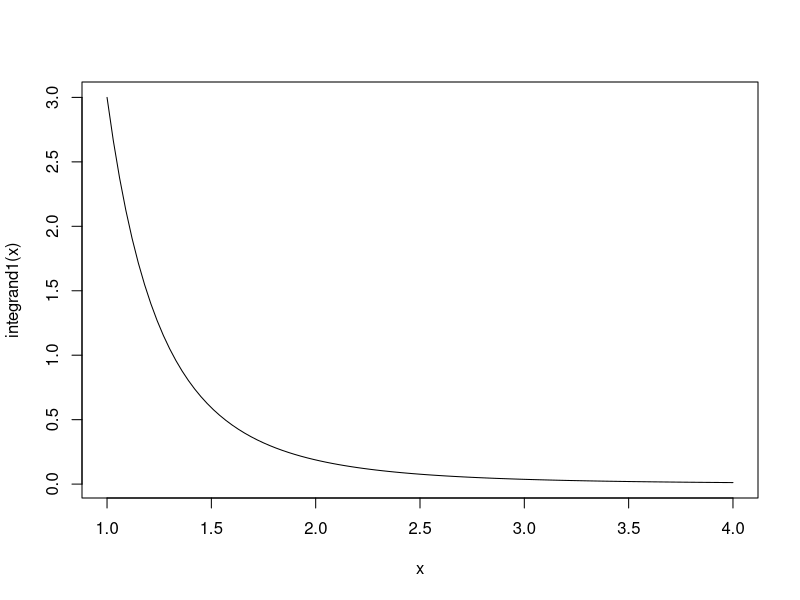

Write the R code that produced this figure.
# Example 4.1
# A lot containing 7 components is sampled by a quality inspector; the lot contains
# 4 good components and 3 defective components. A sample of 3 is taken by the
# inspector. Find the expected value of the number of good components in this
# sample.

###Solution :

# # Let X represent the number of good components in the sample. 
# The probability distribution of X is
# f(x) = choose(4,x)*choose(3,3-x)/choose(7,3)

x <- c(0,1,2,3)

# Probability distribution vector
f <- choose(4,x)*choose(3,3-x)/choose(7,3)
exp_val = sum(x*f)
#Answer
round(exp_val,1)

#Example 4.2
# A salesperson for a medical device company has two appointments on a given day.
# At the first appointment, he believes that he has a 70% chance to make the deal,
# from which he can earn $1000 commission if successful. On the other hand, he
# thinks he only has a 40% chance to make the deal at the second appointment,
# from which, if successful, he can make $1500. What is his expected commission
# based on his own probability belief? Assume that the appointment results are
# independent of each other.

## Solution

#let p1 = 0.7 and p2 = 0.4 success 
p1 <- 0.7
p2 <- 0.4
commition_val <- c(0,1000,1500,2500)
# First, we know that the salesperson, for the two appointments, can have 4 possible
# commission totals: $0, $1000, $1500, and $2500. We then need to calculate their
# associated probabilities. By independence, we obtain
f1 <- (1-p1)*(1-p2) # 0 $
f2 <- p1*(1-p2)     # 1000 $
f3 <- (1-p1)*p2     # 1500 $
f4 <- p1 * p2       # 2500$

f<- c(f1,f2,f3,f4)

Expected_commision <- sum (commition_val * f)



#Ex4.1

# The probability distribution of X, the number of
# imperfections per 10 meters of a synthetic fabric in continuous rolls of uniform width, is given in Exercise 3.13
# on page 92 as
# x 0 1 2 3 4
# f(x) 0.41 0.37 0.16 0.05 0.01
# Find the average number of imperfections per 10 meters of this fabric.
###Solutions
x<-c(0:4)
f<-c(0.41, 0.37, 0.16, 0.05, 0.01)
avg_number_of_imp <- sum(x*f)
avg_number_of_imp

#Ex4.2
###Solution
x<-(0:3)
f<-choose(3,x)*((1/4)^x)*(3/4)^(3-x)
mean_of_x = sum(x*f)
mean_of_x

# Ex 4.4
# A coin is biased such that a head is three times
# as likely to occur as a tail. Find the expected number
# of tails when this coin is tossed twice.

###Solution

p_h <- 3/4
p_t <- 1/4

# There are 4 possibilites HH HT TH TT 
# Let X be the r.v representing the number of tails per event ( 2 tosses ).
x<- (0:2)
f<- c(p_h*p_h,2*p_h*p_t,p_t*p_t)
exp_numberOfTails<-sum(x*f)
exp_numberOfTails
# Ex 4.7
# 
# By investing in a particular stock, a person can
# make a profit in one year of $4000 with probability 0.3
# or take a loss of $1000 with probability 0.7. What is
# this person’s expected gain?

x<-c(4000,-1000)
f<-c(0.3,0.7)

exp_gain<-sum(x*f)
exp_gain
# Ex 4.13
# The density function of the continuous random
# variable X, the total number of hours, in units of 100
# hours, that a family runs a vacuum cleaner over a pe-
#   riod of one year, is given in Exercise 3.7 on page 92
# # as
# Find the average number of hours per year that families
# run their vacuum cleaners.

## define the integrated function
integrand1 <- function(y) {y^2} # 0 to 1
integrand2 <- function(z) {(2-z)*z} # 1 to 2
integrand3 <- 0         #else


integrate(integrand1,0,1)$value+integrate(integrand2,1,2)$value
#ex 4.18
x<-(0:3)
f<-choose(3,x)*((1/4)^x)*(3/4)^(3-x)
mean_of_x = sum(x^2*f)
mean_of_x
9/8

#Ex 4.29

# Exercise 3.29 on page 93 dealt with an impor-
#   tant particle size distribution characterized by
# (a) Plot the density function.
# (b) Give the mean particle size.

integrand1 <- function(y) {3*y^(-4)} # 1 to inf
curve(integrand1,1,4)
integrand1 <- function(y) {(3*y^(-4))*y} # 1 to inf
integrate(integrand1,1,Inf)$value

#Example 4.11
x<-(0:3)
g<-2*x+3
f<-c(1/4,1/8,1/2,1/8)
sum(f)
mean_gOfx <- sum(g*f)
mean_gOfx  

var_gOfx <- sum (((g-mean_gOfx)^2)*f)
var_gOfx
# ex 4.34
# Let X be a random variable with the following
# probability distribution:
#   x −2 3 5
# f(x) 0.3 0.2 0.5
# Find the standard deviation of X.

x<- c(-2,3,5)
f_x <- c(0.3,0.2,0.5)
mean_x <- sum(x*f_x)
var <- sum((x^2)*f_x) - mean_x^2
sqrt(var) # standard deviation.
# 
# 
# The random variable X, representing the num-
#   ber of errors per 100 lines of software code, has the
# following probability distribution:
#   x 2 3 4 5 6
# f(x) 0.01 0.25 0.4 0.3 0.04
# Using Theorem 4.2 on page 121, find the variance of
# X.

x<- c(2,3,4,5,6)
f_x <- c(0.01,0.25,0.4,0.3,0.04)
mean_x <- sum(x*f_x)
var <- sum((x^2)*f_x) - mean_x^2
# 
# 
# For a laboratory assignment, if the equipment is
# working, the density function of the observed outcome
# X is
# f(x) =
#   ? 2(1 − x),
# 0 < x < 1,
# 0, otherwise.
# Find the variance and standard deviation of X.



integrand1 <- function(y) {2*(1-y)*y} # 0 to 1
mean_<-integrate(integrand1,0,1)$value
integrand1 <- function(y) {2*(1-y)*y^2} # 0 to 1
mean_xsqred<-integrate(integrand1,0,1)$value

var<-mean_xsqred-mean_^2
sqrt(var) #Standart deviation
